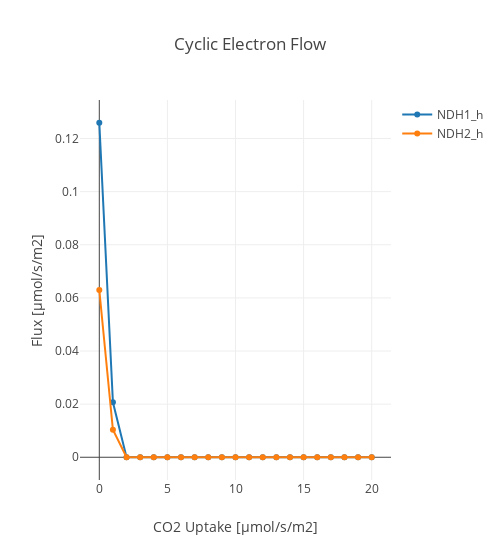

This figure's notebook cell:
### Code cell
L_r = ['NDH1_h','NDH2_h']
create_scatter_plot_rxn_c3(D_fba, L_r, 'Cyclic Electron Flow', xaxis_title, save_fig = save_fig)

### Figure 1 — Plotly figure (JSON) as saved in the notebook; plotly's stock layout.template omitted (floating-point values rounded to 4 significant figures)
{"data": [{"mode": "lines+markers", "name": "NDH1_h", "type": "scatter", "uid": "e112a04c-6afa-40ce-bfb6-3a0d7fb66f08", "x": [0, 1.0, 2.0, 3.0, 4.0, 5.0, 6.0, 7.0, 8.0, 9.0, 10.0, 11.0, 12.0, 13.0, 14.0, 15.0, 16.0, 17.0, 18.0, 19.0, 20.0], "y": [0.1259, 0.02068, 0, 0, 0, 0, 0, 0, 0, 0, 0, 0, 0, 0, 0, 0, 0, 0, 0, 0, 0]}, {"mode": "lines+markers", "name": "NDH2_h", "type": "scatter", "uid": "5e3ee550-f7bd-4f14-95c9-d1848a7958d0", "x": [0, 1.0, 2.0, 3.0, 4.0, 5.0, 6.0, 7.0, 8.0, 9.0, 10.0, 11.0, 12.0, 13.0, 14.0, 15.0, 16.0, 17.0, 18.0, 19.0, 20.0], "y": [0.06297, 0.01034, 0, 0, 0, 0, 0, 0, 0, 0, 0, 0, 0, 0, 0, 0, 0, 0, 0, 0, 0]}], "layout": {"title": {"text": "Cyclic Electron Flow"}, "width": 500, "xaxis": {"title": {"text": "CO2 Uptake [µmol/s/m2]"}}, "yaxis": {"title": {"text": "Flux [µmol/s/m2]"}}}}
